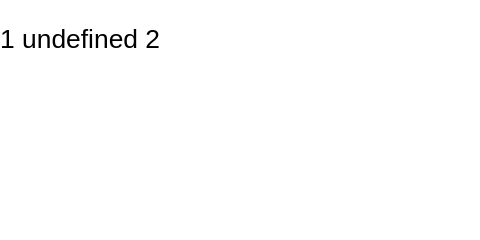

Describe this chart as a Vega-Lite specification.
### Vega specification from a JSON file in a GitHub repository (floating-point values rounded to 4 significant figures)
{"width": 200, "height": 100, "data": [{"name": "d", "values": [{"a": [1, 2]}], "transform": [{"type": "flatten", "fields": ["a"], "index": []}]}], "marks": [{"type": "text", "encode": {"update": {"y": {"value": 20}, "text": {"signal": "data('d')[1][''] + ' ' + data('d')[1]['index'] + ' ' + data('d')[1]['a']"}}}}]}
